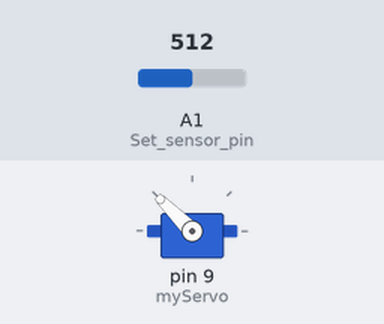
Bench run of a sketch on a simulated Arduino Uno, built with avr-gcc and run on an emulated ATmega328P. Shown: servo. The inputs (shaded band) are chosen by the test bench; at power-on: A1 (Set_sensor_pin) = 512.

Above: at 3.2 s.
3.3 s: A1 (Set_sensor_pin) set to 716
At 3.8 s:
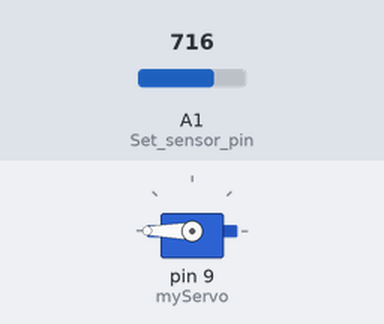
4.8 s: A1 (Set_sensor_pin) set to 306
At 6.0 s:
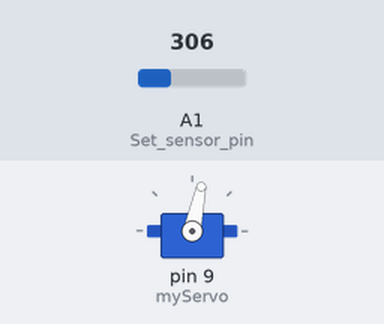
6.3 s: A1 (Set_sensor_pin) set to 122
At 7.5 s:
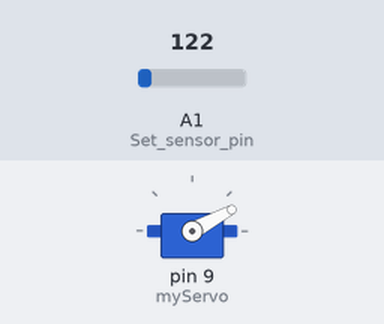
7.8 s: A1 (Set_sensor_pin) set to 0
At 8.8 s:
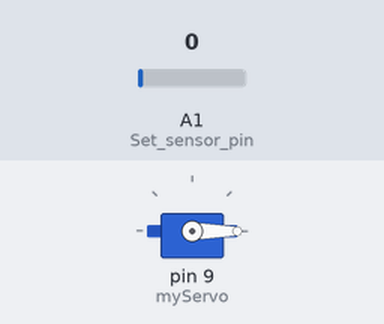
9.3 s: A1 (Set_sensor_pin) set to 511
At 10.1 s:
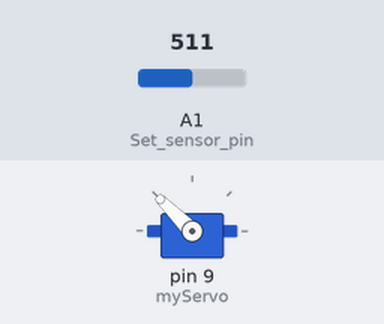
10.8 s: A1 (Set_sensor_pin) set to 900
At 11.3 s:
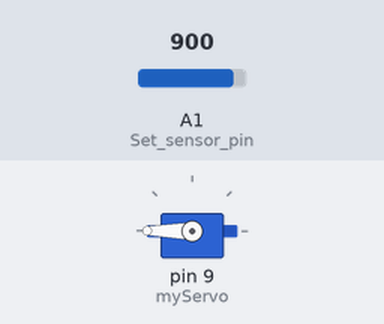
Timing chart, 0 to 13.3 s (numbered marks = the images above; inputs shaded):
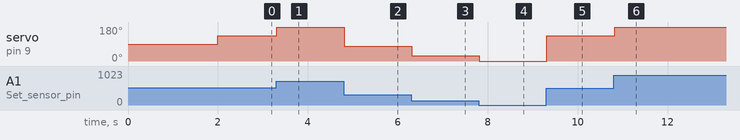

Measured:
- after the input at 3.3 s, servo on pin 9 (myServo): 135° → 180° at once
- after the input at 4.8 s, servo on pin 9 (myServo): 180° → 78° at once
- after the input at 6.3 s, servo on pin 9 (myServo): 78° → 28° at once
- after the input at 7.8 s, servo on pin 9 (myServo): 28° → 0° at once
- after the input at 9.3 s, servo on pin 9 (myServo): 0° → 135° at once
- after the input at 10.8 s, servo on pin 9 (myServo): 135° → 180° at once

The sketch:

control-servo.ino
```cpp
// control-servo
// Move the servo attached to pin based on how close an object is to the sensor

#include <Servo.h>    // include functions to control servos
Servo myServo;        // this is our Servo variable
int servoAngle = 90;

// This function runs only once, when the Arduino starts
void setup() {
  pinMode(A1, INPUT);       // Set sensor pin, A1 to read signals
  myServo.attach(9);        // Attach our servo to pin 9
  myServo.write(90);        // Start at angle 90
  //Serial.begin(9600);
  delay(2000);
}

// This function runs repeatedly
void loop() {
  int sensorValue = scan();
  // Typical sensor values are around 20-650. Convert it to an angle, from 1 to 180
  //Serial.println(sensorValue);
  int servoAngle = (sensorValue - 20) * 179.0 / 650; // Need .0 to force decimal math
  //Serial.println(servoAngle);
  myServo.write(servoAngle);
  delay(100);
}

int scan() {
  return analogRead(A1);
}
```
